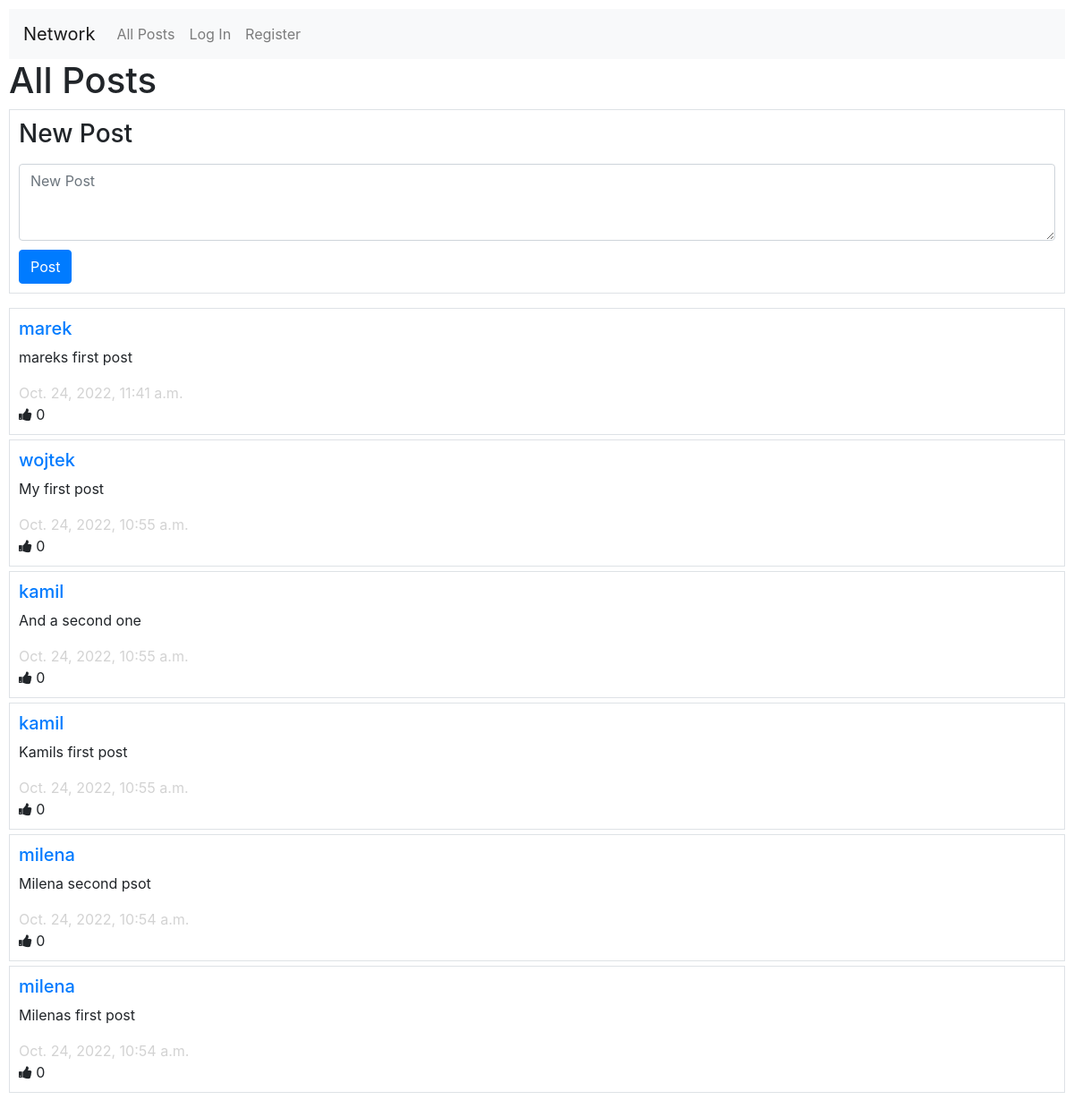
Before: / with the older database file.
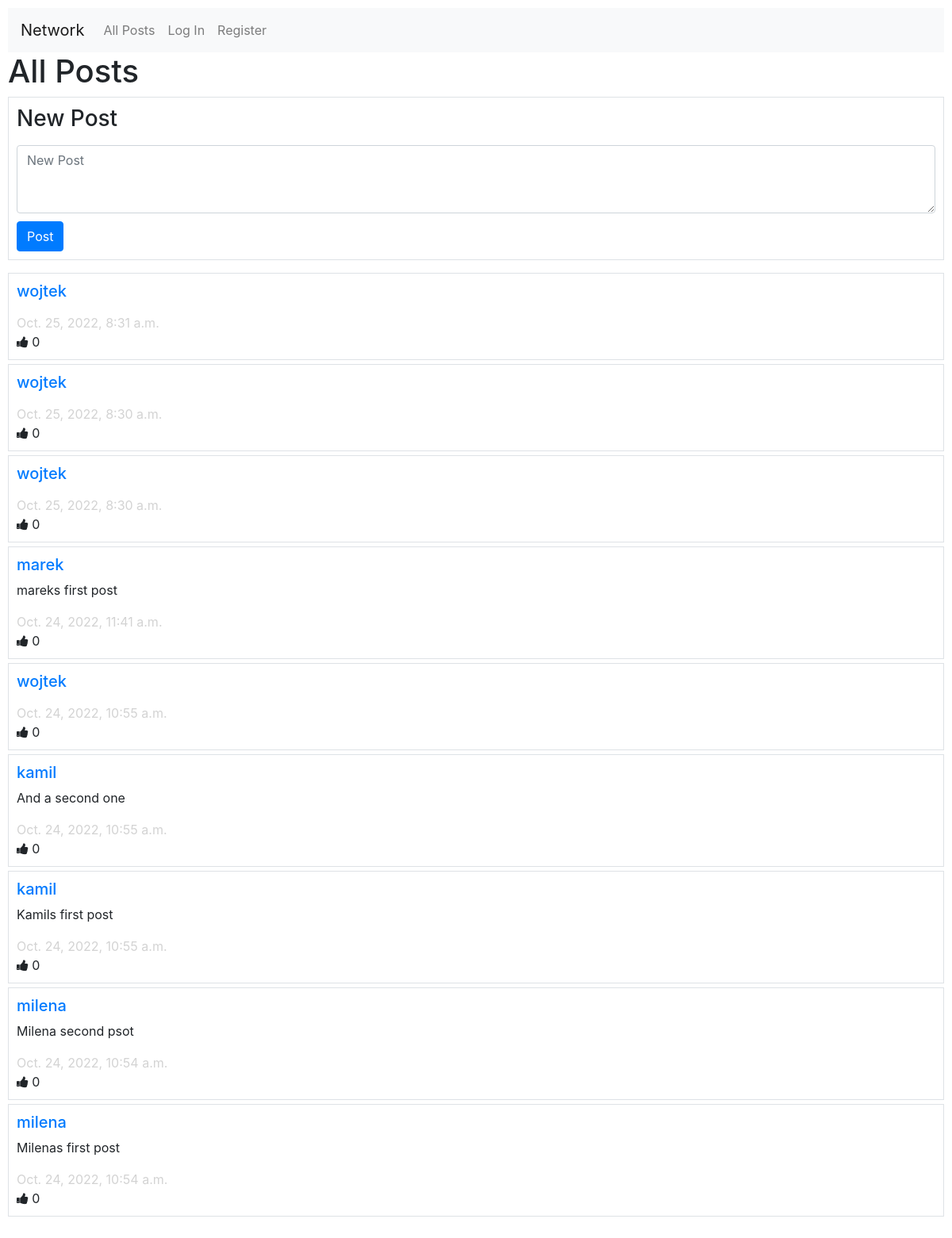
After: the same page with the newer database file.
### network/models.py (models this page shows, shortened)
class Post(models.Model):
    author = models.ForeignKey(User, on_delete=models.CASCADE)
    body = models.CharField(max_length = 1024)
    time_stamp = models.DateTimeField(auto_now_add = True)
    likes = models.PositiveIntegerField(default = 0)

class User(AbstractUser):
    pass
    number_followers = models.IntegerField(default = 0)
    def __str__(self):
        return self.username

### network/views.py (the view)
# urls.py: path("", views.index, name="index"),
def index(request):
    posts = Post.objects.order_by('-time_stamp')
    pagin = Paginator(posts, 10)
    page_number = request.GET.get('page')
    page_obj = pagin.get_page(page_number)
    return render(request, "network/index.html", {
        'posts':page_obj,
    })

### network/templates/network/index.html (shortened to what this page needs)
{% extends "network/layout.html" %}
{% block body %}
<h1>All Posts</h1>
    <form method="POST" action="new_post">
        <div class="form-group border" id="new_post_div">
            <label for="new"><h3>New Post</h3></label>
            <textarea id="new_post" placeholder="New Post" name="new" class="form-control" rows="3"></textarea>
            <button type="submit" class="btn btn-primary" id="post_button">Post</button>
        </div>
    </form>
    {% for post in posts %}
        <div class="border post">
            <h5><a href = "{% url 'profile' post.author %}">{{post.author}}</a></h5>
            <p class="post_body" id="body{{post.id}}">{{post.body}}</p>
            <span id="timestamp">{{post.time_stamp}}</span><br>
            <span id="likes"><i class="fa fa-thumbs-up"></i> {{post.likes}}</span>
        </div>
    {%endfor%}
{% endblock %}

### network/templates/network/layout.html (shortened to what this page needs)
{% load static %}
<!DOCTYPE html>
<html lang="en">
    <head>
        <link rel="stylesheet" href="https://stackpath.bootstrapcdn.com/bootstrap/4.4.1/css/bootstrap.min.css">
        <link href="{% static 'network/styles.css' %}" rel="stylesheet">
        <link rel="stylesheet" href="https://cdnjs.cloudflare.com/ajax/libs/font-awesome/4.7.0/css/font-awesome.min.css">
    </head>
    <body>
        <nav class="navbar navbar-expand-lg navbar-light bg-light">
            <a class="navbar-brand" href="#">Network</a>
            <div>
              <ul class="navbar-nav mr-auto">
                <li class="nav-item">
                  <a class="nav-link" href="{% url 'index' %}">All Posts</a>
                </li>
                {% if user.is_authenticated %}
                    <li class="nav-item">
                        <a class="nav-link" href="{% url 'following' %}">Following</a>
                    </li>
                    <li class="nav-item">
                        <a class="nav-link" href="{% url 'logout' %}">Log Out</a>
                    </li>
                {% else %}
                    <li class="nav-item">
                        <a class="nav-link" href="{% url 'login' %}">Log In</a>
                    </li>
                    <li class="nav-item">
                        <a class="nav-link" href="{% url 'register' %}">Register</a>
                    </li>
                {% endif %}
              </ul>
            </div>
          </nav>
        <div class="body">
            {% block body %}
            {% endblock %}
        </div>
    </body>
</html>

### network/static/network/styles.css (style rules this page uses)
#new_post_div { padding: 10px; }
#post_button { margin-top: 10px; }
body { padding: 10px; }
.post { padding: 10px; margin-bottom: 5px; }
#timestamp { color: lightgrey; }

Changed rows visible on the page:
added Post: author "wojtek", time_stamp "Oct. 25, 2022, 8:31 a.m.", likes "0"
added Post: author "wojtek", time_stamp "Oct. 25, 2022, 8:30 a.m.", likes "0"
added Post: author "wojtek", time_stamp "Oct. 25, 2022, 8:30 a.m.", likes "0"
changed Post (number 5 of 9 on the later page): body "My first post" → (not shown)
